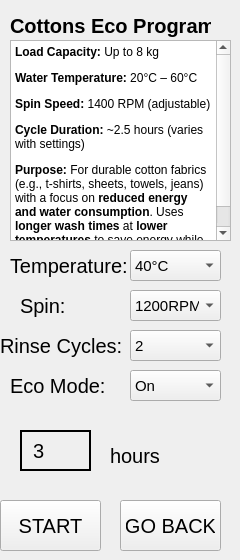
    <widget class="QWidget" name="cottonsEcoPage">
     <widget class="QLabel" name="cottonsEcoTitle">
      <property name="geometry">
       <rect>
        <x>10</x>
        <y>0</y>
        <width>201</width>
        <height>51</height>
       </rect>
      </property>
      <property name="styleSheet">
       <string notr="true">QLabel {
font-size:20px;
font-weight:bold;
}</string>
      </property>
      <property name="text">
       <string>Cottons Eco Program</string>
      </property>
     </widget>
     <widget class="QTextEdit" name="textEdit_2">
      <property name="geometry">
       <rect>
        <x>10</x>
        <y>40</y>
        <width>221</width>
        <height>201</height>
       </rect>
      </property>
      <property name="html">
       <string>&lt;!DOCTYPE HTML PUBLIC &quot;-//W3C//DTD HTML 4.0//EN&quot; &quot;http://www.w3.org/TR/REC-html40/strict.dtd&quot;&gt;
&lt;html&gt;&lt;head&gt;&lt;meta name=&quot;qrichtext&quot; content=&quot;1&quot; /&gt;&lt;meta charset=&quot;utf-8&quot; /&gt;&lt;style type=&quot;text/css&quot;&gt;
p, li { white-space: pre-wrap; }
hr { height: 1px; border-width: 0; }
li.unchecked::marker { content: &quot;\2610&quot;; }
li.checked::marker { content: &quot;\2612&quot;; }
&lt;/style&gt;&lt;/head&gt;&lt;body style=&quot; font-family:'Segoe UI'; font-size:9pt; font-weight:400; font-style:normal;&quot;&gt;
&lt;p style=&quot; margin-top:12px; margin-bottom:12px; margin-left:0px; margin-right:0px; -qt-block-indent:0; text-indent:0px;&quot;&gt;&lt;span style=&quot; font-weight:700;&quot;&gt;Load Capacity:&lt;/span&gt; Up to 8 kg&lt;/p&gt;
&lt;p style=&quot; margin-top:12px; margin-bottom:12px; margin-left:0px; margin-right:0px; -qt-block-indent:0; text-indent:0px;&quot;&gt;&lt;span style=&quot; font-weight:700;&quot;&gt;Water Temperature:&lt;/span&gt; 20°C – 60°C&lt;/p&gt;
&lt;p style=&quot; margin-top:12px; margin-bottom:12px; margin-left:0px; margin-right:0px; -qt-block-indent:0; text-indent:0px;&quot;&gt;&lt;span style=&quot; font-weight:700;&quot;&gt;Spin Speed:&lt;/span&gt; 1400 RPM (adjustable)&lt;/p&gt;
&lt;p style=&quot; margin-top:12px; margin-bottom:12px; margin-left:0px; margin-right:0px; -qt-block-indent:0; text-indent:0px;&quot;&gt;&lt;span style=&quot; font-weight:700;&quot;&gt;Cycle Duration:&lt;/span&gt; ~2.5 hours (varies with settings)&lt;/p&gt;
&lt;p style=&quot; margin-top:12px; margin-bottom:12px; margin-left:0px; margin-right:0px; -qt-block-indent:0; text-indent:0px;&quot;&gt;&lt;span style=&quot; font-weight:700;&quot;&gt;Purpose:&lt;/span&gt; For durable cotton fabrics (e.g., t-shirts, sheets, towels, jeans) with a focus on &lt;span style=&quot; font-weight:700;&quot;&gt;reduced energy and water consumption&lt;/span&gt;. Uses &lt;span style=&quot; font-weight:700;&quot;&gt;longer wash times&lt;/span&gt; at &lt;span style=&quot; font-weight:700;&quot;&gt;lower temperatures&lt;/span&gt; to save energy while still providing effective cleaning.&lt;/p&gt;&lt;/body&gt;&lt;/html&gt;</string>
      </property>
     </widget>
     <widget class="QLabel" name="tempLabel_2">
      <property name="geometry">
       <rect>
        <x>10</x>
        <y>250</y>
        <width>131</width>
        <height>31</height>
       </rect>
      </property>
      <property name="styleSheet">
       <string notr="true">QLabel{
font-size:20px;
}</string>
      </property>
      <property name="text">
       <string>Temperature:</string>
      </property>
     </widget>
     <widget class="QComboBox" name="cottonsEcoTempBox">
      <property name="geometry">
       <rect>
        <x>130</x>
        <y>250</y>
        <width>91</width>
        <height>31</height>
       </rect>
      </property>
      <property name="styleSheet">
       <string notr="true">QComboBox{
font-size:15px;
}</string>
      </property>
      <property name="editable">
       <bool>false</bool>
      </property>
      <item>
       <property name="text">
        <string>40°C</string>
       </property>
      </item>
      <item>
       <property name="text">
        <string>60°C</string>
       </property>
      </item>
      <item>
       <property name="text">
        <string>20°C</string>
       </property>
      </item>
      <item>
       <property name="text">
        <string>30°C</string>
       </property>
      </item>
     </widget>
     <widget class="QLabel" name="spinLabel_2">
      <property name="geometry">
       <rect>
        <x>20</x>
        <y>290</y>
        <width>131</width>
        <height>31</height>
       </rect>
      </property>
      <property name="styleSheet">
       <string notr="true">QLabel{
font-size:20px;
}</string>
      </property>
      <property name="text">
       <string>Spin:</string>
      </property>
     </widget>
     <widget class="QComboBox" name="cottonsEcoSpinBox">
      <property name="geometry">
       <rect>
        <x>130</x>
        <y>290</y>
        <width>91</width>
        <height>31</height>
       </rect>
      </property>
      <property name="styleSheet">
       <string notr="true">QComboBox{
font-size:15px;
}</string>
      </property>
      <property name="editable">
       <bool>false</bool>
      </property>
      <item>
       <property name="text">
        <string>1200RPM</string>
       </property>
      </item>
      <item>
       <property name="text">
        <string>600RPM</string>
       </property>
      </item>
      <item>
       <property name="text">
        <string>800RPM</string>
       </property>
      </item>
      <item>
       <property name="text">
        <string>1000RPM</string>
       </property>
      </item>
      <item>
       <property name="text">
        <string>1400RPM</string>
       </property>
      </item>
     </widget>
     <widget class="QLabel" name="rinseLabel_2">
      <property name="geometry">
       <rect>
        <x>0</x>
        <y>330</y>
        <width>131</width>
        <height>31</height>
       </rect>
      </property>
      <property name="styleSheet">
       <string notr="true">QLabel{
font-size:20px;
}</string>
      </property>
      <property name="text">
       <string>Rinse Cycles:</string>
      </property>
     </widget>
     <widget class="QComboBox" name="cottonsEcoRinseBox">
      <property name="geometry">
       <rect>
        <x>130</x>
        <y>330</y>
        <width>91</width>
        <height>31</height>
       </rect>
      </property>
      <property name="styleSheet">
       <string notr="true">QComboBox{
font-size:15px;
}</string>
      </property>
      <property name="editable">
       <bool>false</bool>
      </property>
      <item>
       <property name="text">
        <string>2</string>
       </property>
      </item>
      <item>
       <property name="text">
        <string>1</string>
       </property>
      </item>
      <item>
       <property name="text">
        <string>3</string>
       </property>
      </item>
      <item>
       <property name="text">
        <string/>
       </property>
      </item>
     </widget>
     <widget class="QLabel" name="ecomodeLabel_2">
      <property name="geometry">
       <rect>
        <x>10</x>
        <y>370</y>
        <width>131</width>
        <height>31</height>
       </rect>
      </property>
      <property name="styleSheet">
       <string notr="true">QLabel{
font-size:20px;
}</string>
      </property>
      <property name="text">
       <string>Eco Mode:</string>
      </property>
     </widget>
     <widget class="QComboBox" name="cottonsEcoEcoModeBox">
      <property name="geometry">
       <rect>
        <x>130</x>
        <y>370</y>
        <width>91</width>
        <height>31</height>
       </rect>
      </property>
      <property name="styleSheet">
       <string notr="true">QComboBox{
font-size:15px;
}</string>
      </property>
      <property name="editable">
       <bool>false</bool>
      </property>
      <item>
       <property name="text">
        <string>On</string>
       </property>
      </item>
      <item>
       <property name="text">
        <string>Off</string>
       </property>
      </item>
     </widget>
     <widget class="QLabel" name="cottonsEcoHourLabel">
      <property name="geometry">
       <rect>
        <x>20</x>
        <y>430</y>
        <width>71</width>
        <height>41</height>
       </rect>
      </property>
      <property name="styleSheet">
       <string notr="true">QLabel {
font-size:20px;
border:2px solid black;
padding:6px;
}</string>
      </property>
      <property name="text">
       <string>3</string>
      </property>
     </widget>
     <widget class="QLabel" name="label_3">
      <property name="geometry">
       <rect>
        <x>110</x>
        <y>440</y>
        <width>81</width>
        <height>31</height>
       </rect>
      </property>
      <property name="styleSheet">
       <string notr="true">QLabel{
font-size:20px;
}</string>
      </property>
      <property name="text">
       <string>hours</string>
      </property>
     </widget>
     <widget class="QPushButton" name="cottonsEcoStartButt">
      <property name="geometry">
       <rect>
        <x>0</x>
        <y>500</y>
        <width>101</width>
        <height>51</height>
       </rect>
      </property>
      <property name="styleSheet">
       <string notr="true">QPushButton{
font-size:20px;
padding:5px;
}</string>
      </property>
      <property name="text">
       <string>START</string>
      </property>
     </widget>
     <widget class="QPushButton" name="cottonsEcoBackButton">
      <property name="geometry">
       <rect>
        <x>120</x>
        <y>500</y>
        <width>101</width>
        <height>51</height>
       </rect>
      </property>
      <property name="styleSheet">
       <string notr="true">QPushButton{
font-size:20px;
padding:5px;
}</string>
      </property>
      <property name="text">
       <string>GO BACK</string>
      </property>
     </widget>
    </widget>
